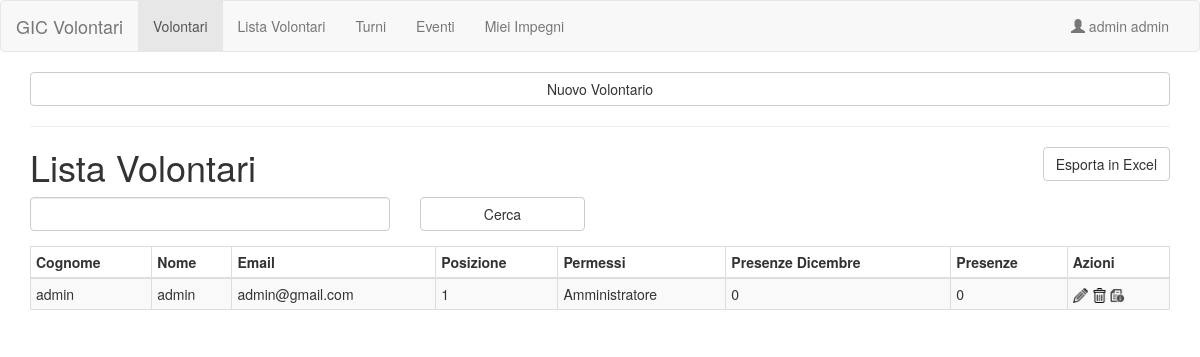
Screenshot of /volunteers/volunteers.php (signed in) with the database file from the repository.
### tables this page shows
create table users (
	id INT(8) UNSIGNED AUTO_INCREMENT PRIMARY KEY,
	firstname VARCHAR(30) NOT NULL,
	lastname VARCHAR(30) NOT NULL,
	email VARCHAR(50),
	CF varchar(15),
	birthdate DATE,
	psw VARCHAR(150),
	phone VARCHAR(20),
	address VARCHAR(75),
	address2 VARCHAR(75),
	city VARCHAR(50),
	prov VARCHAR(15),
	cap VARCHAR(6),
	state VARCHAR(50),
	position INT(2),
	permessi INT(2)

);

### lib/sqlLib.php (called while the page is built, shortened)
<?php
class DbConnection {
	private $pdo;
	public function __construct() {
		$this->pdo = new PDO('mysql:host=127.0.0.1;dbname=liltvolontari;charset=utf8mb4', 'root', '');
	}
	public function query($query) {
		return $this->pdo->query($query);
	}
	public function prepare($query) {
		return $this->pdo->prepare($query);
	}
}
?>

### lib/datetime/month.php (called while the page is built, shortened)
<?php
class Month {
	private $month;
	public function __construct($m,$y) {
		$this->year=$y;
		$this->month=$m;
	}
	public function getMonthName() {
		switch ($this->month) {
			case 12:
				return 'Dicembre';
				break;
		}
	}
}

### lib/permission.php (called while the page is built, shortened)
<?php
class PermissionPage {
	private $permissionLevel;
	public function __construct($p=NULL) {
		$this->permissionLevel = $p;
	}
	public function checkPermission() {
		$requiredPermission = intval($_SESSION['permessi']);;
		return $requiredPermission <= $this->permissionLevel;
	}
}

### volunteers/volunteers.php (the view, shortened to what this page needs)
<?php
require_once('../lib/generalLayout.php');
require_once('../lib/permission.php');
require_once('../lib/sqlLib.php');
require_once('../lib/datetime/month.php');
$db = new DbConnection;
if (isset($_GET['omnisearch'])) $omnisearch = $_GET['omnisearch'];
else $omnisearch = '';
$usersTable='';
if ($omnisearch == '')
	$users = $db->query('SELECT * FROM users ORDER BY permessi, lastname, firstname');
foreach ($users as $row) {
	if ($row['id'] != 0)
		$usersTable.=userRow($row, $db);
}
function userRow($row, $db)  {
	$firstname = $row['firstname'];
	$lastname = $row['lastname'];
	$email = $row['email'];
	$position = $row['position'];
	$id = $row['id'];
	switch ($row['permessi']) {
		case PermissionPage::ADMIN:
			$permission = "Amministratore";
			break;
	}
	$presenze = getPresenze($db, $row['id'], intval(date("Y")), intval(date("m")));
	$presenzeProssimo = getPresenze($db, $row['id'], intval(date("Y")), intval(date("m"))+1);
	$currentYear = date("Y");
	$actions = <<<LINK
<a href="volunteer_form.php?id=$id"><img src="../img/pencil.png" alt="modifica" width='15' height='15'></a>
<a href="volunteer_delete.php?id=$id" onclick="return confirm('Sei sicuro di voler eliminare $firstname $lastname?')"><img src="../img/bin.png" alt="cancella" width='15' height='15' /></a>
<a href="volunteer_detail.php?id=$id&year=$currentYear"><img src="../img/details.png" alt="details" width='15' height='15'></a>
LINK;
	$row = <<<EOF
		<tr>
			<td>$lastname</th>
			<td>$firstname</th>
			<td>$email</th>
			<td>$position</th>
			<td>$permission</td>
			<td>$presenze</td>
			<td>$presenzeProssimo</td>
			<td>$actions</th>
		</tr>
EOF;
	return $row;
}
$currentMonthName = (new Month(date("m"), date("Y")))->getMonthName();
$nextMonthName = (new Month(date("m")+1, date("Y")))->getMonthName();
$content = <<<HTML
<a class="btn btn-block btn-default" onclick="toggle_visibility('newVolunteerForm')">Nuovo Volontario</a>
<hr />
<a href="export_csv.php" class="btn btn-default pull-right">Esporta in Excel</a>
<h1>Lista Volontari</h1>
<form method="GET" action="#">
    <div class="form-group row">
		<div class="select col-sm-4 col-xs-9">
            <input type="text" class="form-control" name="omnisearch" id="omnisearch" value="$omnisearch" autofocus="autofocus">
        </div>
        <div class="col-sm-2 col-xs-3">
            <input class="btn btn-default btn-block" type="submit" value="Cerca">
        </div>
    </div>
</form>
<div class="table-responsive">
	<table class="table table-striped table-bordered table-condensed">
		<thead>
			<tr>
				<th>Cognome</th>
				<th>Nome</th>
				<th>Email</th>
				<th>Posizione</th>
				<th>Permessi</th>
				<th>Presenze $currentMonthName</th>
				<th>Presenze $nextMonthName</th>
				<th>Azioni</th>
			</tr>
		</thead>
		<tbody>
			$usersTable
		</tbody>
	</table>
</div>
HTML;
function getPresenze($db, $volunteerId, $year, $month) {
	$statement = $db->prepare(<<<TAG
SELECT c.year AS year, c.month AS month, COUNT(c.day) as count
FROM turni AS t JOIN calendar AS c ON (t.day = c.id)
  JOIN users AS u ON (t.volunteer = u.id)
WHERE u.id = :id
GROUP BY c.year, c.month
TAG
	);
	$statement->execute([':id' => $volunteerId]);
	$allVolunteerTurns = $statement->fetchAll(PDO::FETCH_ASSOC);
	return 0;
}
try {
	$generalLayout = new GeneralLayout(GeneralLayout::HOMEPATH."volunteers/volunteers.php", PermissionPage::ADMIN);
	$generalLayout->yieldElem('title', "Volontari");
	$generalLayout->yieldElem('content', $content);
	$generalLayout->yieldElem('scripts', <<<EEND
<script type="text/javascript">
	function toggle_visibility(id)
	{
		var e = document.getElementById(id);
		if ( e.style.display == 'none' )
			e.style.display = 'block';
		else
			e.style.display = 'none';
	}
</script>
EEND
	);
	echo $generalLayout->getPage();
}
catch (UnhautorizedException $e){
	$e->echoAlert();
	exit;
}

### lib/generalLayout.php (shortened to what this page needs)
<?php
require_once("permission.php");
class GeneralLayout extends PermissionPage {
	private $elems;
	public function __construct($url, $permission=null) {
		$this->pages = array(
			new Page(self::HOMEPATH.'volunteers/volunteers.php','Volontari', PermissionPage::ADMIN),
			new Page(self::HOMEPATH.'volunteers_public/volunteers_public.php', "Lista Volontari", PermissionPage::MORNING),
			new Page(self::HOMEPATH."turns/turns.php", 'Turni', PermissionPage::MORNING),
			new Page(self::HOMEPATH.'events/eventsandcourses.php', 'Eventi', PermissionPage::MORNING),
			new Page(self::HOMEPATH.'commitments/mycommittments.php', 'Miei Impegni', PermissionPage::MORNING)
		);
		$this->elems  = array(
			'title' => '',
			'nav' => self::generateNav($this->pages, $url, self::HOMEPATH),
			'content' => '',
			'scripts' => ''
		);
	}
	public function yieldElem($identifier, $what) {
		$this->elems[$identifier] = $what;
	}
	public function getPage() {
		$homePath = self::HOMEPATH;
		return <<<HTML
<!DOCTYPE html>
<html lang="en">
	<head>
		<meta charset="utf-8">
		<meta name="viewport" content="width=device-width, initial-scale=1, maximum-scale=1">
		<title>{$this->elems['title']}</title>
		<link rel="stylesheet" href="https://maxcdn.bootstrapcdn.com/bootstrap/3.3.7/css/bootstrap.min.css">
		<link rel="stylesheet" href="{$homePath}lib/myStyle.css">
		<script src="https://ajax.googleapis.com/ajax/libs/jquery/3.1.1/jquery.min.js"></script>
  		<script src="https://maxcdn.bootstrapcdn.com/bootstrap/3.3.7/js/bootstrap.min.js"></script>
  		{$this->elems['scripts']}
	</head>
	<body>
		<nav class="navbar navbar-default">
			{$this->elems['nav']}
		</nav>
		<div class="container">
			{$this->elems['content']}
		</div>
	</body>
</html>
HTML;
	}
	private static function generateNav($pages, $current_url, $homePath) {
		$li='';
		foreach ($pages as $page) {
			if ( isset( $_SESSION['permessi'] ) && $_SESSION['permessi']!=0 ) {
				if ( $_SESSION['permessi'] <= $page->permessi ) {
					if ($current_url==$page->url) $active="active";
					else $active='';
					$li.="<li class='$active'><a href=\"".$page->url."\">".$page->title."</a></li>\n";
				}
			}
		}
		if (isset($_SESSION['name'])) $userName = $_SESSION['name'];
		else $userName = 'Profilo';
		return <<<HTML
  <div class="container-fluid">
    <div class="navbar-header">
      <button type="button" class="navbar-toggle" data-toggle="collapse" data-target="#myNavbar">
        <span class="icon-bar"></span>
        <span class="icon-bar"></span>
        <span class="icon-bar"></span>
      </button>
      <a class="navbar-brand" href="{$homePath}home.php">GIC Volontari</a>
    </div>
    <div class="collapse navbar-collapse" id="myNavbar">
      <ul class="nav navbar-nav">
        $li
      </ul>
      <ul class="nav navbar-nav navbar-right">
        <li><a href="{$homePath}home.php"><span class="glyphicon glyphicon-user"></span> $userName</a></li>
      </ul>
    </div>
  </div>
HTML;
	}
}
class Page {
	public function __construct($u,$t,$p) {
		$this->url = $u;
		$this->title = $t;
		$this->permessi = $p;
	}
}

### rows the page displays
users: lastname "admin", firstname "admin", email "admin@gmail.com", position "1", permessi "Amministratore"

### other values shown
$page->title "Volontari"
$page->title "Lista Volontari"
$page->title "Turni"
$page->title "Eventi"
$page->title "Miei Impegni"
$userName "admin admin"
$currentMonthName "Dicembre"
$presenze "0"
$presenzeProssimo "0"
